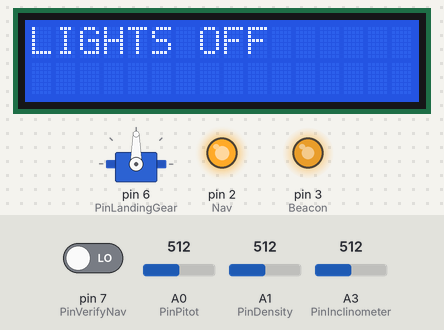
The sketch below on a simulated Arduino Uno, built with avr-gcc and run on an emulated ATmega328P. Shown: 16×2 character LCD, servo, output pins drawn as LEDs (lit = HIGH). The test bench sets the inputs (shaded band); at power-on: pin 7 (PinVerifyNav) LOW, A0 (PinPitot) = 512, A1 (PinDensity) = 512, A3 (PinInclinometer) = 512. Pins used as bus, display or sensor lines are not drawn; what the sketch prints to the serial monitor is not drawn.

Above: at 2.0 s.
2.1 s: pin 7 (PinVerifyNav) driven HIGH
At 5.5 s:
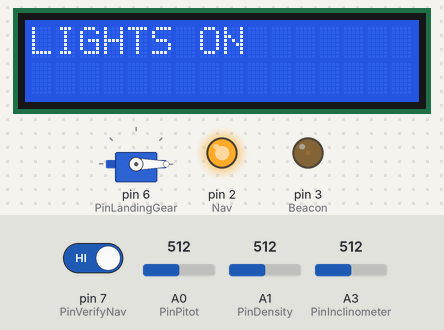
5.6 s: pin 7 (PinVerifyNav) driven LOW
At 8.5 s:
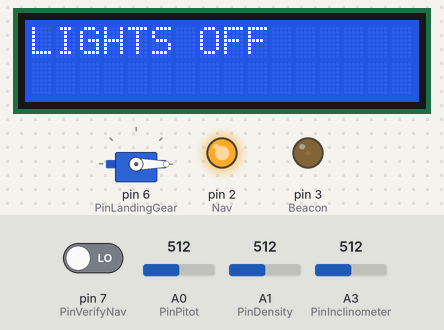
9.1 s: A0 (PinPitot) set to 0
12.6 s: A1 (PinDensity) set to 20
16.1 s: A1 (PinDensity) set to 15
At 18.9 s:
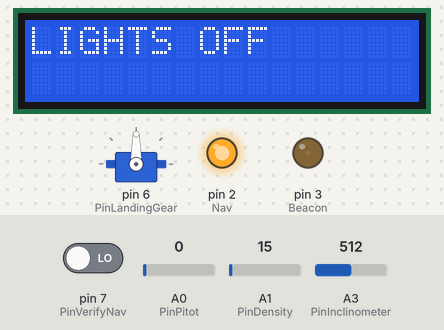
23.7 s: pin 7 (PinVerifyNav) driven HIGH
At 27.0 s:
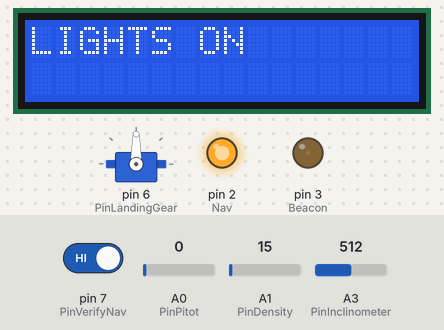
Timing chart, 0 to 28.2 s (numbered marks = the images above; inputs shaded):
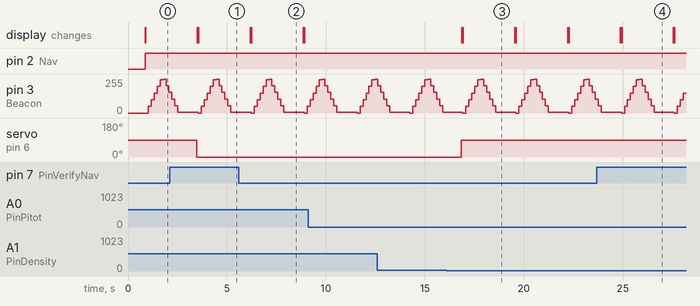

The sketch:

Project.ino
```cpp
// ~~~~~~~~~~~~~~~~~~~~~~~~~~~~~~~~~~~~~~~~~~~~~~~~~~~~~~~~~~~~~~
/*
		    .::. LCD Pin Function .::.

                     |Display: LCD JHD 162A|
___________________________________________________________________
Pin 	        - 		Function
____________________________________________________________________
1 		- 		GND
2 		- 		Vcc (+5V)
3 		- 		Vee (contrast voltage)
4 		- 		Rs (Register Select: 0=instruction register ; 1=data register)
5 		- 		R/W (read/write: 0=write mode; 1=read mode)
6 		- 		E (enable: 0=start to latch data to LCD character; 1=disable)
7 		- 		DB0 (databit 0; LSB)
8 		- 		DB1 (databit 1)
9 		- 		DB2 (databit 2)
10 		- 		DB3 (databit 3)
11 		- 		DB4 (databit 4)
12 		- 		DB5 (databit 5)
13 		- 		DB6 (databit 6)
14	 	- 		DB7 (databit 7; MSB)
15 		- 		BPL (backplane light: +5V or lower - optional)
16 		- 		GND (optional)
____________________________________________________________________
*/
// ~~~~~~~~~~~~~~~~~~~~~~~~~~~~~~~~~~~~~~~~~~~~~~~~~~~~~~~~~~~~~~
/*					Periféricos Alternativos:
(i) Pitot: MPX 2050 DP
[Datasheet: https://pdf1.alldatasheet.com/datasheet-pdf/view/273607/FREESCALE/MPX2050DP.html]

(ii) Altimeter: BPM 180
[Datasheet: https://pdf1.alldatasheet.com/datasheet-pdf/view/1132068/BOSCH/BMP180.html]

(iii) Inclinometer: SCA61T
[Datasheet: https://pdf1.alldatasheet.com/datasheet-pdf/view/168811/ETC2/SCA61T.html]
*/
// ~~~~~~~~~~~~~~~~~~~~~~~~~~~~~~~~~~~~~~~~~~~~~~~~~~~~~~~~~~~~~~
//Begin.

//-------		BIBLIOTECAS:
#include <LiquidCrystal.h>
#include <Servo.h>

//-------		CONSTANTES UTILIZADAS:
#define pi 3.1415926535897932384626433832795
#define rho 1.225
#define msToknots 1.94384
#define delayStrobe 100
#define delayBeacon 150
#define meToft 3.28084
#define Cl 1.225
#define Weight 280
#define WingArea 6.25

/*
	Criando um objeto da classe LiquidCrystal e
	 inicializando com os pinos da interface:
*/
const int rs = 9, en = 8, d4 = 5, d5 = 12, d6 = 11, d7 = 13;
LiquidCrystal lcd(rs, en, d4, d5, d6, d7);

//-------		DEFINIÇÃO DOS PINOS:
const int PinPitot = A0; //Pino analógico Pitot.
const int PinDensity = A1; //Pino analógico Densidade
const int Nav = 2; //Pino digital navigation lights.
const int Beacon = 3; //Pino digital beacon light.
const int Strobe = 4; //Pino digital strobe lights.
const int PinVerifyNav = 7; //Pino digital verificação de acionamento Nav
bool StateNav = HIGH; //Estado de excitação Nav
float VerifyNav;
const int PinInclinometer = A3; //Pino digital do sensor de inclinação
const int PinLandingGear = 6;

//-------		VARIÁVEIS PITOT:
float Airspeed; //velocidade do fluxo (m/s)
float AirspeedKnots; //velocidade do fluxo (knots)
float PitotDiffPressureRange = 50e+03; //Máximo valor de leitura do sensor (Pa)
float ConversionFactorPitot = ((40.00/1000.00)/5.00); //Fator de conversão Pitot: 0 ~ 40mv(sensor) em 0 ~ 5V(Arduino)
float DigitalValuePitot;
float DigitalValuePitotReal;
float DigitalToDiffPressure;
float DigitalValueDensity;
float DigitalToDensity;
float DeltaDens = ( (9.2517e-04) - rho); //diferença de densidade entre 9e+03m e 0m (considerando valores ISA numa faixa de variação linear)
float CoefDensity = DeltaDens/1023; //coeficiente da curva Dens.Vs.bits

//-------		VARIÁVEIS ALTÍMETRO:
float Po = 1013.25e+02; //pressão atmosférica nível do mar (Pa)
float Pdin; //pressão dinâmica
float k2 = 1/5.255; //termo expoente eq. alt.
float Pe; //pressão estática
float kp; //razão (Pe/Po)
float alt; //altitude (m)
float altreal; //correção de altitude (m) sem usar equação do sensor
float altrealft;

//-------		VARIÁVEIS ILUMINAÇÃO:
bool NavCond = HIGH;
int BeaconFading; //estado de brilho para o efeito "fading"
char *StateLights[] = {"LIGHTS ON", "LIGHTS OFF"}; //estados ON/OFF para Nav. Lights

//-------		VARIÁVEIS ÂNGULO DE ATAQUE:
float offset = 2.5; //offset (V)
float sensitivity = 4.00; //sensibilidade (V/g)
float Vmin = 0.00; //voltagem mínima
float Vmax = 5.00; //voltagem máxima
float AlphaMin = (180.00*asin((Vmin-offset)/sensitivity))/pi; //valor de ângulo máximo medido no sensor
float AlphaMax = (180.00*asin((Vmax-offset)/sensitivity))/pi; //valor de ângulo mínimo medido no sensor
float CoeffAlpha = (AlphaMax - AlphaMin)/1023; //coeficiente da reta Alpha Vs. Dados transmitidos (bits)
float DigitalValueAlpha;
float DigitalToAlpha;

//------- 		VARIÁVEIS TREM DE POUSO:
Servo servo1;
float Vstall;
float VstallKnots;

// ~~~~~~~~~~~~~~~~~~~~~~~~~~~~~~~~~~~~~~~~~~~~~~~~~~~~~~~~~~~~~~

void setup()
{

Serial.begin(9600);

//-------		INICIALIZANDO O LCD:
lcd.begin(16, 2); // informa o tamanho de 16 colunas e 2 linhas
lcd.setCursor(0, 0);
lcd.print("Avionics Master");
lcd.setCursor(6, 1);
lcd.print("ON");
delay(800);
lcd.clear();

//-------		SETUP ILUMINAÇÃO:
pinMode(Nav, OUTPUT);
pinMode(Beacon, OUTPUT);
pinMode(Strobe, OUTPUT);
pinMode(VerifyNav, INPUT);

//-------		SETUP TREM DE POUSO:
servo1.attach(PinLandingGear);

}

// ~~~~~~~~~~~~~~~~~~~~~~~~~~~~~~~~~~~~~~~~~~~~~~~~~~~~~~~~~~~~~~

void loop()
{
lcd.clear();
//-------		LOOP ILUMINAÇÃO:
		//Nav
digitalWrite(Nav, StateNav);
VerifyNav=digitalRead(PinVerifyNav);
  if(VerifyNav == true)
  {
    lcd.setCursor(0, 0);
	lcd.print(StateLights[0]);
  }
  else if(VerifyNav == false)
  {
    lcd.setCursor(0, 0);
	lcd.print(StateLights[1]);
  }

		//Beacon
for (BeaconFading = 0; BeaconFading<=255; BeaconFading +=50) //BeaconFading = BeaconFading + 5
{
analogWrite(Beacon, BeaconFading);
delay(delayBeacon);
}

for (BeaconFading = 255; BeaconFading>=0; BeaconFading -=50) //BeaconFading = BeaconFading - 5
{
analogWrite(Beacon, BeaconFading);
delay(delayBeacon);
}

		//Strobe
digitalWrite(Strobe, HIGH);
delay(delayStrobe);
digitalWrite(Strobe, LOW);
delay(delayStrobe);
digitalWrite(Strobe, HIGH);
delay(delayStrobe);
digitalWrite(Strobe, LOW);
delay(delayStrobe);
digitalWrite(Strobe, HIGH);
delay(delayStrobe);
digitalWrite(Strobe, LOW);
delay(300);

//-------		LOOP PITOT:
DigitalValuePitot = analogRead(PinPitot); //Retorna os valores digitais da leitura analógica do potenciômetro
DigitalValuePitotReal = ConversionFactorPitot * DigitalValuePitot;
DigitalToDiffPressure = (DigitalValuePitotReal*PitotDiffPressureRange)/(ConversionFactorPitot*1023); //faz a leitura do diferencial de pressão (Pa) de acordo com a faixa digital gerada no sensor
DigitalValueDensity = analogRead(PinDensity); //Retorna os valores digitais da leitura analógica do potenciômetro
DigitalToDensity = (CoefDensity*DigitalValueDensity)+rho; //Densidade [kg/m³]
Airspeed = sqrt((2*DigitalToDiffPressure)/DigitalToDensity); //velocidade de fluxo (m/s)
AirspeedKnots = msToknots*Airspeed;

//-------		LOOP ALTÍMETRO:
Pdin = 0.5*DigitalToDensity*pow(Airspeed,2); //pressão dinâmica (Pa)
Pe = DigitalToDiffPressure - Pdin; //
kp = abs((Pe/Po));
alt = 44330 * (1-pow(kp,k2));
altreal = (DigitalToDensity - rho)*(9000/DeltaDens); //correção de altitude (m) sem usar equação do sensor
altrealft = (altreal*meToft); //conversão da altura (m)->(ft)

//-------		LOOP ÂNGULO DE ATAQUE:
DigitalValueAlpha = analogRead(PinInclinometer); //leitura digital do sensor de inclinação
DigitalToAlpha = (CoeffAlpha*DigitalValueAlpha)+AlphaMin; //conversão dos valores digitais em ângulo de ataque

//-------		LOOP TREM DE POUSO:
Vstall = sqrt((2*Weight)/(WingArea*DigitalToDensity*Cl));
VstallKnots = msToknots*Vstall;
/*
Acionamento automático dada situação de aproximação de pouso:
V <= 15% acima da velocidade de Stall
*/
if(altrealft<=500 && AirspeedKnots<=(1.15*VstallKnots))
{
servo1.write(90);
lcd.setCursor(0,1);  //posiciona o cursor na coluna 0 linha 1 do LCD.
lcd.print("LG: Extended");
}

else if(altrealft>500 && AirspeedKnots>(1.15*VstallKnots))
{
servo1.write(0);
lcd.setCursor(0,1);  //posiciona o cursor na coluna 0 linha 1 do LCD.
lcd.print("LG: Retracted");
}

Serial.print("\t");
Serial.print("Airspeed (knots):");
Serial.println(AirspeedKnots,4);
Serial.print("\t");
Serial.print("Altitude (ft):");
Serial.println(altrealft,4);
Serial.print("\t");
Serial.print("Angle of Attack (dg):");
Serial.println(DigitalToAlpha,4);

delay(50);
}
// ~~~~~~~~~~~~~~~~~~~~~~~~~~~~~~~~~~~~~~~~~~~~~~~~~~~~~~~~~~~~~~
//End.
```

Measured:
- the behaviour switches between 18 and 17 on A1 (PinDensity) (found by bisection; images 2 and 3)
- after the input at 2.1 s, the display: first differs from a run without the input after 1.4 s (image 1)
- after the input at 5.6 s, the display: first differs from a run without the input after 0.63 s (image 2)
- after the input at 16.1 s, servo on pin 6 (PinLandingGear): 0° → 90° after 0.75 s; the display: first changes after 0.77 s (image 3 shows a later state)
- after the input at 23.7 s, the display: first differs from a run without the input after 1.2 s (image 4)
- by itself, pin 3 (Beacon): repeats every 2.7 s: 50/255 0.15 s, 100/255 0.15 s, 150/255 0.15 s, 200/255 0.15 s, 250/255 0.15 s, 255/255 0.15 s, 205/255 0.15 s, 155/255 0.15 s, 105/255 0.15 s, 55/255 0.15 s, 5/255 1.0 s, 0/255 0.15 s
